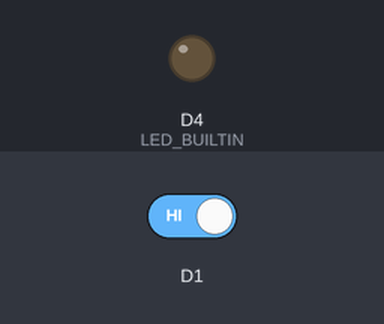
The sketch below on a simulated ESP8266 (NodeMCU). Shown: output pins drawn as LEDs (lit = HIGH, except the on-board LED, lit = LOW). The inputs (shaded band) are chosen by the test bench; at power-on: D1 HIGH. WiFi joins after 1.5 s; servers stay silent unless stated; random numbers use the default seed unless the sketch sets one; no MQTT or app messages arrive unless stated; what the sketch prints to the serial monitor is not drawn.

Above: at 2.7 s.
2.8 s: D1 driven LOW
At 3.8 s:
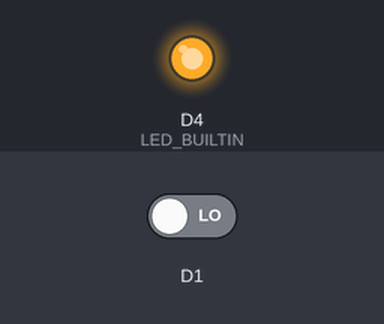
4.3 s: D1 driven HIGH
At 5.0 s:
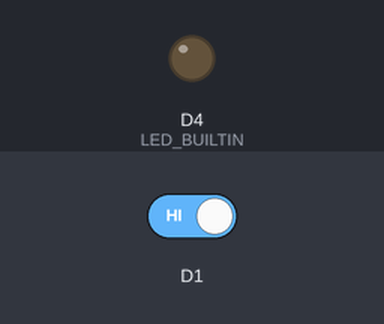
Timing chart, 0 to 7.3 s (numbered marks = the images above; inputs shaded):
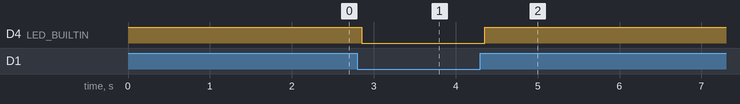

The sketch:

firmware_switch.ino
```cpp
#include <ESP8266WiFi.h>
#include <PubSubClient.h>

String deviceId = "10";

int ledState = HIGH;
int buttonState = HIGH;
int lastButtonState = HIGH;   // the previous reading from the input pin

unsigned long lastDebounceTime = 0;  // the last time the output pin was toggled
unsigned long debounceDelay = 50;    // the debounce time; increase if the output flickers

const char* ssid = "Home";
const char* password =  "pass";
const char* mqttServer = "192.168.0.21";
const int mqttPort = 1883;

WiFiClient espClient;
PubSubClient client(espClient);

void setupWiFi(){
  pinMode(LED_BUILTIN, OUTPUT);
  digitalWrite(LED_BUILTIN, HIGH);

  Serial.print("Connecting to ");
  Serial.print(ssid);
  WiFi.begin(ssid, password);

  while (WiFi.status() != WL_CONNECTED) {
    delay(500);
    Serial.print(" .");
  }
  Serial.println("");
  Serial.println("Connected to the WiFi network");
  Serial.print("IP address: ");
  Serial.println(WiFi.localIP());
}

void reconnectBroker(){
  while (!client.connected())
  {
    Serial.print("Connecting to MQTT ...");
    String clientId = "IoTRefill-";
    clientId += String(random(0xffff), HEX);

    if (client.connect(clientId.c_str())){
      Serial.println("OK");
    }
    else
    {
      Serial.println("Failed, rc=");
      Serial.print(client.state());
      Serial.println("Attempting again in 5 seconds");
      delay(5000);
    }
  }
}

void setup() {

  pinMode(D1, INPUT);

  Serial.begin(115200);
  setupWiFi();
  client.setServer(mqttServer, mqttPort);
}

void loop() {
  if (!client.connected()) {
    reconnectBroker();
  }
  client.loop();
  int reading = digitalRead(D1);

  // If the switch changed, due to noise or pressing:
  if (reading != lastButtonState) {
    // reset the debouncing timer
    lastDebounceTime = millis();
  }

  if ((millis() - lastDebounceTime) > debounceDelay) {
    // whatever the reading is at, it's been there for longer than the debounce
    // delay, so take it as the actual current state:

    // if the button state has changed:
    if (reading != buttonState) {
      buttonState = reading;

      // send MQTT packed when state is HIGH
      if (buttonState == HIGH) {
        String msg = "{\"deviceId\":\"" + deviceId + "\",\"trigger\":\"1\"}";
        char payload[60];
        msg.toCharArray(payload,60);
        client.publish("iot/switch", payload);
      }
    }
  }

  // set the LED:
  digitalWrite(LED_BUILTIN, buttonState);

  // save the reading. Next time through the loop, it'll be the lastButtonState:
  lastButtonState = reading;
}
```

Measured:
- after the input at 2.8 s, D4 (LED_BUILTIN): HIGH → LOW after 0.05 s
- after the input at 4.3 s, D4 (LED_BUILTIN): LOW → HIGH after 0.05 s
